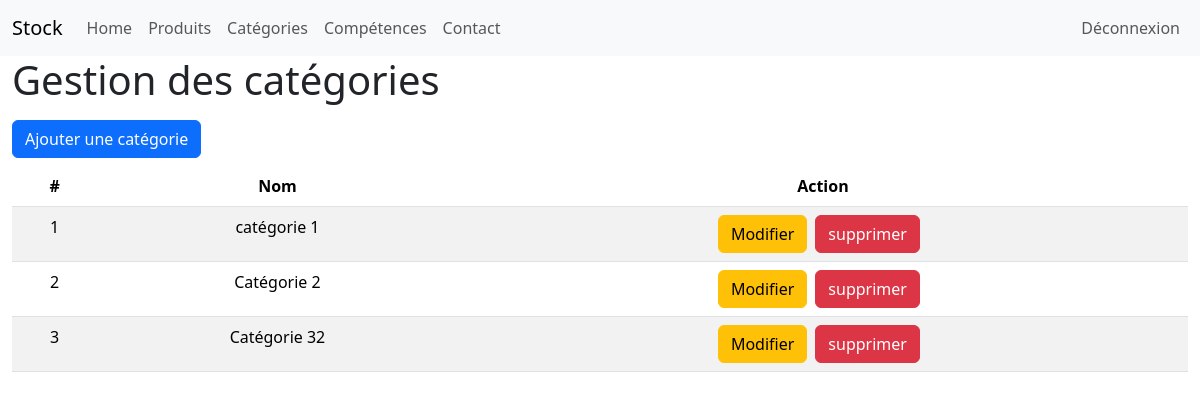
The page /admin/categories.php (signed in) on the database as committed earlier.
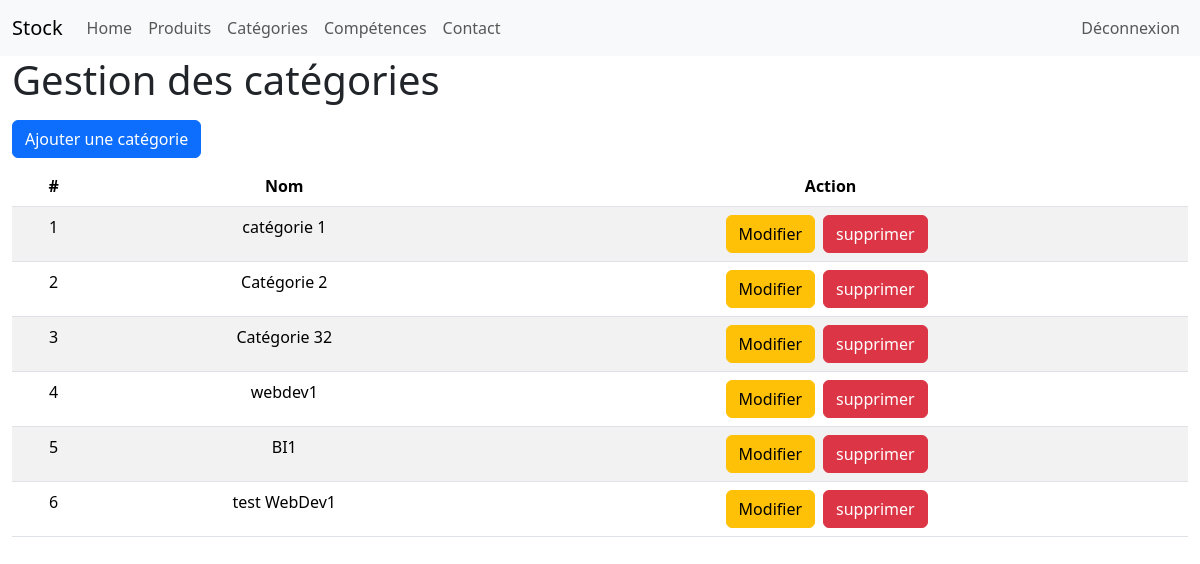
The same page on the database as committed later.
### tables this page shows
CREATE TABLE IF NOT EXISTS `categories` (
  `id` int NOT NULL AUTO_INCREMENT,
  `name` varchar(100) NOT NULL,
  `image` varchar(255) DEFAULT NULL,
  `description` text,
  PRIMARY KEY (`id`)
);

### admin/categories.php (the view, shortened to what this page needs)
<?php
    require "../config/connexion.php";
?>
<!DOCTYPE html>
<html lang="en">
<head>
    <link href="https://cdn.jsdelivr.net/npm/bootstrap@5.3.8/dist/css/bootstrap.min.css" rel="stylesheet">
    <link rel="stylesheet" href="style.css">
</head>
<body>
    <?php
        include("partials/nav.php");
    ?>
    <div class="container-fluid">
        <h1>Gestion des catégories</h1>
        <a href="addCategory.php" class="btn btn-primary my-2">Ajouter une catégorie</a>
        <table class="table table-striped">
            <thead>
                <tr class="text-center">
                    <th>#</th>
                    <th>Nom</th>
                    <th>Action</th>
                </tr>
            </thead>
            <tbody>
                <?php
                    $categories = $bdd->query("SELECT * FROM categories");
                    while($donCat = $categories->fetch())
                    {
                        echo '<tr class="text-center">';
                            echo '<td>'.$donCat['id'].'</td>';
                            echo '<td>'.$donCat['name'].'</td>';
                            echo '<td>';
                                echo '<a href="updateCategory.php?id='.$donCat['id'].'" class="btn btn-warning">Modifier</a>';
                                echo '<button type="button" class="btn btn-danger mx-2" data-bs-toggle="modal" data-bs-target="#deleteModal'.$donCat['id'].'">
  supprimer
</button>';
                            echo '</td>';
                        echo '</tr>';
                    }
                ?>
            </tbody>
        </table>
    </div>
</body>
</html>

Rows that differ between the two databases and show on the page:
added categories: id "4", name "webdev1"
added categories: id "5", name "BI1"
added categories: id "6", name "test WebDev1"
